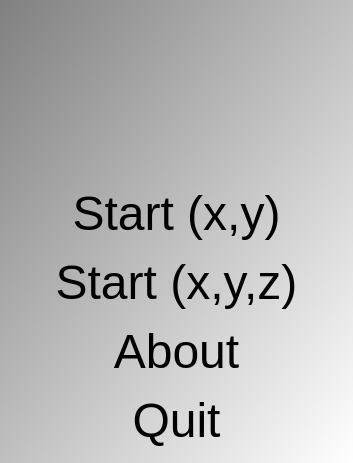
<?xml version="1.0" encoding="UTF-8"?>
<ui version="4.0">
 <class>QtToolTestApproximatorMenuDialog</class>
 <widget class="QDialog" name="QtToolTestApproximatorMenuDialog">
  <property name="geometry">
   <rect>
    <x>0</x>
    <y>0</y>
    <width>353</width>
    <height>463</height>
   </rect>
  </property>
  <property name="font">
   <font>
    <pointsize>20</pointsize>
   </font>
  </property>
  <property name="styleSheet">
   <string notr="true">QDialog { 
background-color: qlineargradient(x1: 0, y1: 0, x2: 1, y2: 1, stop: 0  #808080, stop: 1 #ffffff);
}
QPushButton { background-color: rgb(255, 255, 255);  }
QPushButton { color: rgb(0,0,0); }
QPushButton { font: 48px  }</string>
  </property>
  <layout class="QVBoxLayout" name="verticalLayout">
   <item>
    <widget class="QLabel" name="label">
     <property name="text">
      <string/>
     </property>
     <property name="pixmap">
      <pixmap resource="ToolTestApproximator.qrc">:/images/TestApproximatorWelcome.png</pixmap>
     </property>
    </widget>
   </item>
   <item>
    <widget class="QPushButton" name="button_start_xy">
     <property name="text">
      <string>Start (x,y)</string>
     </property>
     <property name="flat">
      <bool>true</bool>
     </property>
    </widget>
   </item>
   <item>
    <widget class="QPushButton" name="button_start_xyz">
     <property name="text">
      <string>Start (x,y,z)</string>
     </property>
     <property name="flat">
      <bool>true</bool>
     </property>
    </widget>
   </item>
   <item>
    <widget class="QPushButton" name="button_about">
     <property name="text">
      <string>About</string>
     </property>
     <property name="flat">
      <bool>true</bool>
     </property>
    </widget>
   </item>
   <item>
    <widget class="QPushButton" name="button_quit">
     <property name="text">
      <string>Quit</string>
     </property>
     <property name="flat">
      <bool>true</bool>
     </property>
    </widget>
   </item>
  </layout>
 </widget>
 <tabstops>
  <tabstop>button_start_xy</tabstop>
  <tabstop>button_about</tabstop>
  <tabstop>button_quit</tabstop>
 </tabstops>
 <resources>
  <include location="ToolTestApproximator.qrc"/>
 </resources>
 <connections/>
</ui>
